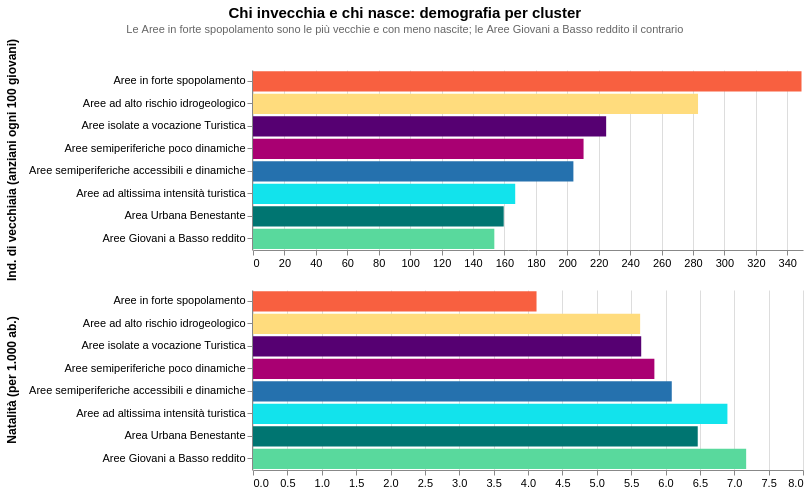

Vega-Lite specification stored for this chart:
### Vega-Lite specification from a JSON file in a GitHub repository (floating-point values rounded to 4 significant figures)
{"background": "transparent", "view": {"stroke": "transparent"}, "axis": {"labelFontSize": 11, "titleFontSize": 12}, "header": {"labelFontSize": 11, "titleFontSize": 12}, "legend": {"titleFontSize": 12, "labelFontSize": 11}, "data": {"name": "data-492a533e60b9164d42a8061cf60652a9"}, "mark": {"type": "bar"}, "config": {"axis": {"labelFontSize": 11, "titleFontSize": 12}, "background": "transparent", "header": {"labelFontSize": 11, "titleFontSize": 12}, "legend": {"titleFontSize": 12, "labelFontSize": 11}, "view": {"stroke": "transparent"}}, "encoding": {"color": {"field": "nome_cluster_6", "legend": null, "scale": {"domain": ["Area Urbana Benestante", "Aree isolate a vocazione Turistica", "Aree in forte spopolamento", "Aree ad altissima intensità turistica", "Aree semiperiferiche accessibili e dinamiche", "Aree semiperiferiche poco dinamiche", "Aree Giovani a Basso reddito", "Aree ad alto rischio idrogeologico"], "range": ["#007571", "#560072", "#F86040", "#12E3EC", "#2571AE", "#A90072", "#59D99D", "#FFDC7D"]}, "type": "nominal"}, "row": {"field": "indicatore_label", "header": {"labelFontSize": 12, "labelFontWeight": "bold"}, "title": null, "type": "nominal"}, "tooltip": [{"field": "nome_cluster_6", "title": "Cluster", "type": "nominal"}, {"field": "valore", "format": ".1f", "title": "Valore", "type": "quantitative"}], "x": {"field": "valore", "title": null, "type": "quantitative"}, "y": {"axis": {"labelLimit": 280}, "field": "nome_cluster_6", "sort": "-x", "title": null, "type": "nominal"}}, "height": 180, "resolve": {"scale": {"x": "independent"}}, "title": {"text": "Chi invecchia e chi nasce: demografia per cluster", "anchor": "middle", "fontSize": 15, "fontWeight": "bold", "subtitle": "Le Aree in forte spopolamento sono le più vecchie e con meno nascite; le Aree Giovani a Basso reddito il contrario", "subtitleColor": "#666666", "subtitleFontSize": 11}, "width": 550, "$schema": "https://vega.github.io/schema/vega-lite/v5.20.1.json", "datasets": {"data-492a533e60b9164d42a8061cf60652a9": [{"nome_cluster_6": "Area Urbana Benestante", "indicatore": "indice_anzianita_medio", "valore": 159.5, "indicatore_label": "Ind. di vecchiaia (anziani ogni 100 giovani)"}, {"nome_cluster_6": "Aree Giovani a Basso reddito", "indicatore": "indice_anzianita_medio", "valore": 153.6, "indicatore_label": "Ind. di vecchiaia (anziani ogni 100 giovani)"}, {"nome_cluster_6": "Aree ad altissima intensità turistica", "indicatore": "indice_anzianita_medio", "valore": 166.9, "indicatore_label": "Ind. di vecchiaia (anziani ogni 100 giovani)"}, {"nome_cluster_6": "Aree ad alto rischio idrogeologico", "indicatore": "indice_anzianita_medio", "valore": 283.2, "indicatore_label": "Ind. di vecchiaia (anziani ogni 100 giovani)"}, {"nome_cluster_6": "Aree in forte spopolamento", "indicatore": "indice_anzianita_medio", "valore": 349.1, "indicatore_label": "Ind. di vecchiaia (anziani ogni 100 giovani)"}, {"nome_cluster_6": "Aree isolate a vocazione Turistica", "indicatore": "indice_anzianita_medio", "valore": 224.7, "indicatore_label": "Ind. di vecchiaia (anziani ogni 100 giovani)"}, {"nome_cluster_6": "Aree semiperiferiche accessibili e dinamiche", "indicatore": "indice_anzianita_medio", "valore": 203.9, "indicatore_label": "Ind. di vecchiaia (anziani ogni 100 giovani)"}, {"nome_cluster_6": "Aree semiperiferiche poco dinamiche", "indicatore": "indice_anzianita_medio", "valore": 210.4, "indicatore_label": "Ind. di vecchiaia (anziani ogni 100 giovani)"}, {"nome_cluster_6": "Area Urbana Benestante", "indicatore": "indice_natalita_medio", "valore": 6.469, "indicatore_label": "Natalità (per 1.000 ab.)"}, {"nome_cluster_6": "Aree Giovani a Basso reddito", "indicatore": "indice_natalita_medio", "valore": 7.173, "indicatore_label": "Natalità (per 1.000 ab.)"}, {"nome_cluster_6": "Aree ad altissima intensità turistica", "indicatore": "indice_natalita_medio", "valore": 6.901, "indicatore_label": "Natalità (per 1.000 ab.)"}, {"nome_cluster_6": "Aree ad alto rischio idrogeologico", "indicatore": "indice_natalita_medio", "valore": 5.631, "indicatore_label": "Natalità (per 1.000 ab.)"}, {"nome_cluster_6": "Aree in forte spopolamento", "indicatore": "indice_natalita_medio", "valore": 4.124, "indicatore_label": "Natalità (per 1.000 ab.)"}, {"nome_cluster_6": "Aree isolate a vocazione Turistica", "indicatore": "indice_natalita_medio", "valore": 5.647, "indicatore_label": "Natalità (per 1.000 ab.)"}, {"nome_cluster_6": "Aree semiperiferiche accessibili e dinamiche", "indicatore": "indice_natalita_medio", "valore": 6.091, "indicatore_label": "Natalità (per 1.000 ab.)"}, {"nome_cluster_6": "Aree semiperiferiche poco dinamiche", "indicatore": "indice_natalita_medio", "valore": 5.838, "indicatore_label": "Natalità (per 1.000 ab.)"}]}}
